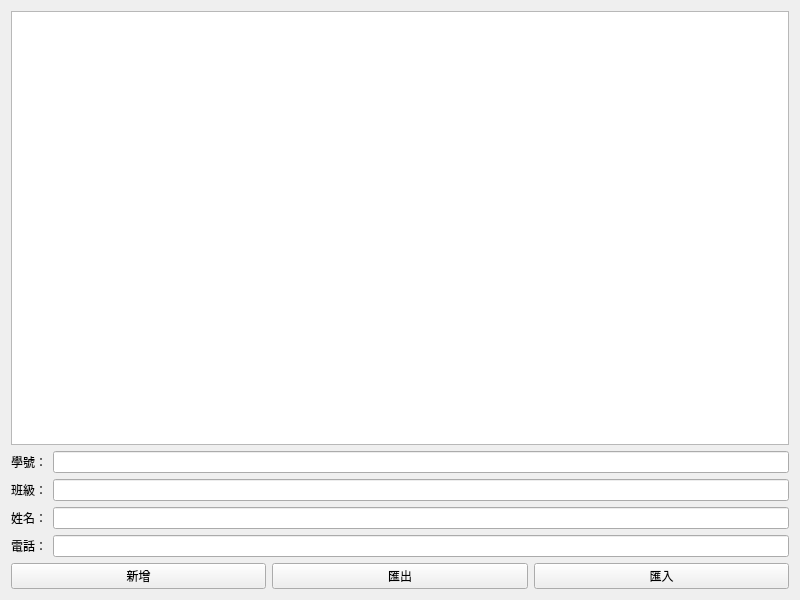
<?xml version="1.0" encoding="UTF-8"?>
<ui version="4.0">
 <class>MyWindow</class>
 <widget class="QWidget" name="MyWindow">
  <property name="geometry">
   <rect>
    <x>0</x>
    <y>0</y>
    <width>800</width>
    <height>600</height>
   </rect>
  </property>
  <property name="windowTitle">
   <string>MyWindow</string>
  </property>
  <layout class="QVBoxLayout" name="verticalLayout">
   <item>
    <widget class="QTableWidget" name="tableWidget"/>
   </item>
   <item>
    <layout class="QFormLayout" name="formLayout">
     <item row="0" column="0">
      <widget class="QLabel" name="label_1">
       <property name="text">
        <string>學號：</string>
       </property>
      </widget>
     </item>
     <item row="0" column="1">
      <widget class="QLineEdit" name="lineEdit_1"/>
     </item>
     <item row="1" column="0">
      <widget class="QLabel" name="label_2">
       <property name="text">
        <string>班級：</string>
       </property>
      </widget>
     </item>
     <item row="1" column="1">
      <widget class="QLineEdit" name="lineEdit_2"/>
     </item>
     <item row="2" column="0">
      <widget class="QLabel" name="label_3">
       <property name="text">
        <string>姓名：</string>
       </property>
      </widget>
     </item>
     <item row="2" column="1">
      <widget class="QLineEdit" name="lineEdit_3"/>
     </item>
     <item row="3" column="0">
      <widget class="QLabel" name="label_4">
       <property name="text">
        <string>電話：</string>
       </property>
      </widget>
     </item>
     <item row="3" column="1">
      <widget class="QLineEdit" name="lineEdit_4"/>
     </item>
    </layout>
   </item>
   <item>
    <layout class="QHBoxLayout" name="horizontalLayout">
     <item>
      <widget class="QPushButton" name="pushButton_new">
       <property name="text">
        <string>新增</string>
       </property>
      </widget>
     </item>
     <item>
      <widget class="QPushButton" name="pushButton_exp">
       <property name="text">
        <string>匯出</string>
       </property>
      </widget>
     </item>
     <item>
      <widget class="QPushButton" name="pushButton_getin">
       <property name="text">
        <string>匯入</string>
       </property>
      </widget>
     </item>
    </layout>
   </item>
  </layout>
 </widget>
 <resources/>
 <connections/>
</ui>
